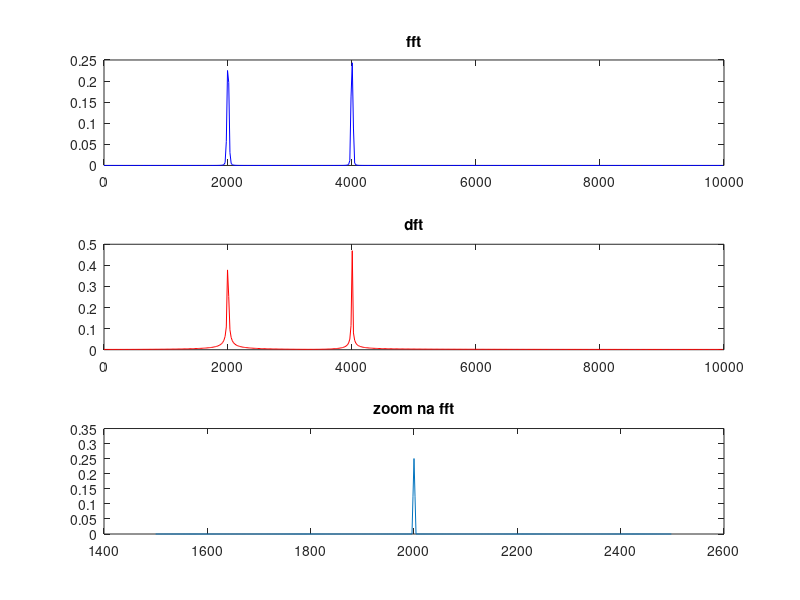

Source code (MATLAB):
clc; close all; clear;


fa = 20000; % 10kHz pelo enunciado
N = 1024; % Escolhi de maneira arbitrária
dt = 1/fa; % Define delta t
df = fa/N; % Define delta f
f1 = 2000; % Define a frequência 1
f2 = 4000; % Define a frequência 2

t = (0:N-1)*dt; %define o eixo do tempo. 
% O enunciado pede para criarmos uma função periódica de 2000 e
% 4000hz de amplitude unitária. Vou usar uma soma de cossenos.
% Para determinar a frequência, basta usar cos(2*pi*f0*t), sendo
% f0 a frequencia desejada.
x = cos(2*pi*f1*t) + cos(2*pi*f2*t);

% fft do matlab
fftX = fft(x.*hanning(N)')/N;

% dft na mão
dftX = zeros(N);
for k = 0:N-1
    sum_temp = 0;
    for n=0:N-1
        sum_temp = sum_temp + x(n+1)*exp(-1i*2*pi*k*n/N);
    end
    dftX(k+1) = sum_temp;
end

dftX = dftX./N;


eixo_f = (0:N-1)*df;
figure;
subplot(3,1,1);
plot(eixo_f(1:N/2),abs(fftX(1:N/2)),"blue");
title("fft");
subplot(3,1,2);
plot(eixo_f(1:N/2),abs(dftX(1:N/2)),"red");
title("dft");


%--------------------
% fft com zoom
%--------------------
size_interval = 1000;
fnyq = fa/2;
Z = fnyq/size_interval; %define o fator de zoom
fshift= 1500; %para onde vai shiftar a frequência
Nz = Z*N; %define o novo número de amostras
tz = (0:Nz-1)*dt; %define o novo eixo no tempo
xz = cos(2*pi*f1*tz) + cos(2*pi*f2*tz); %Define o novo x
xz = xz.*exp(-1i*2*pi*fshift*tz); % Shift de x para a frequência desejada
% Filtragem
fc = 1000;
fnyq = fa/2;
[b,a] = butter(6,fc/fnyq,"low");
xz_filtered = filter(b,a,xz); 

% Volta ao número de amostras anterior
xN = xz_filtered(1:Z:Nz);

fftXN = fft(xN.*hanning(N)')/N;

faz = fa/Z; % Nova frequencia de amostragem
dfz = df/Z; % Novo delta f

novo_eixo_f = fshift + (0:N-1)*dfz; % novo eixo de frequencias
subplot(3,1,3);
plot(novo_eixo_f(1:N/2),abs(fftXN(1:N/2)));
title("zoom na fft");
